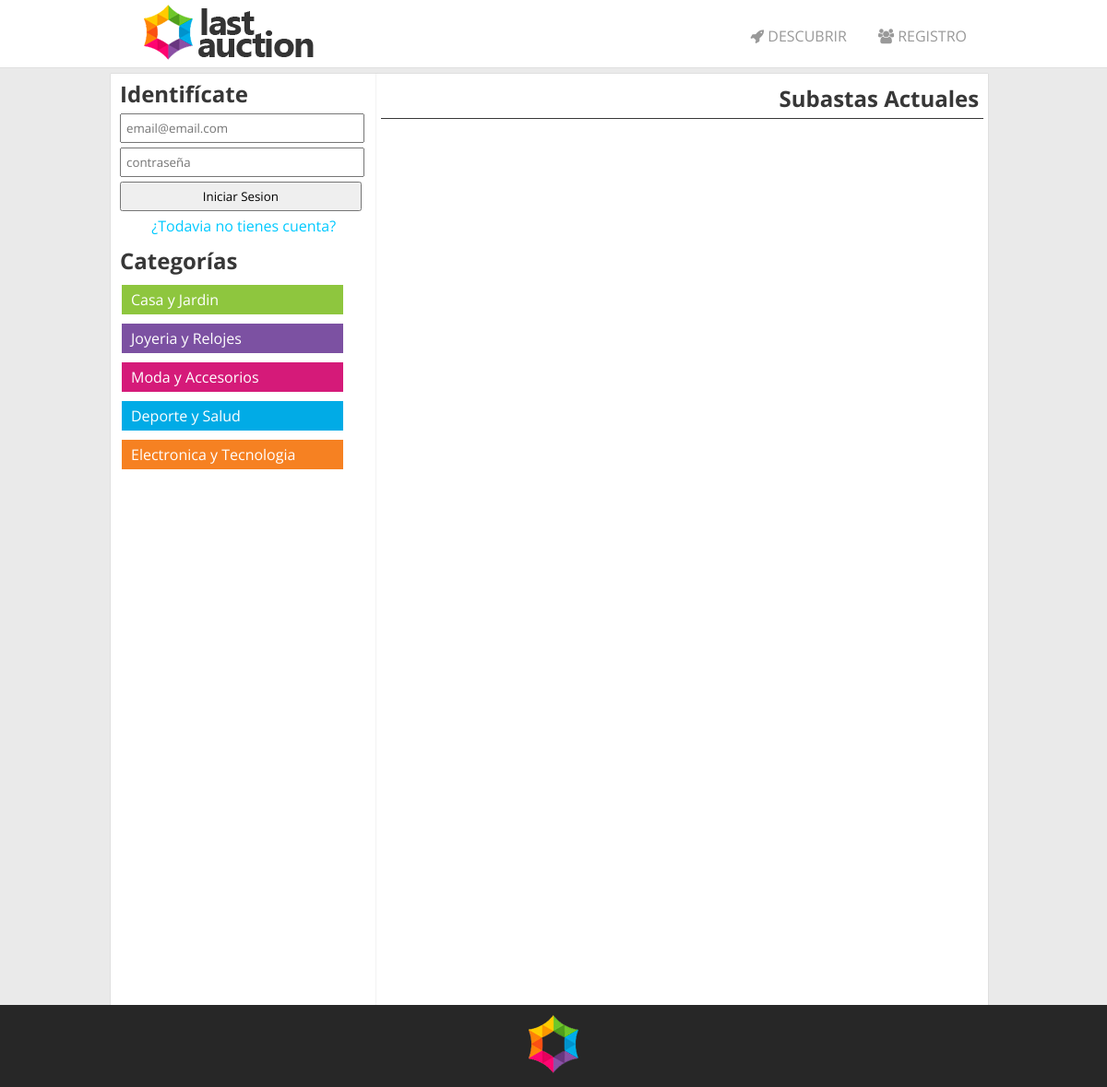
The app's page /subastas.php, older data.
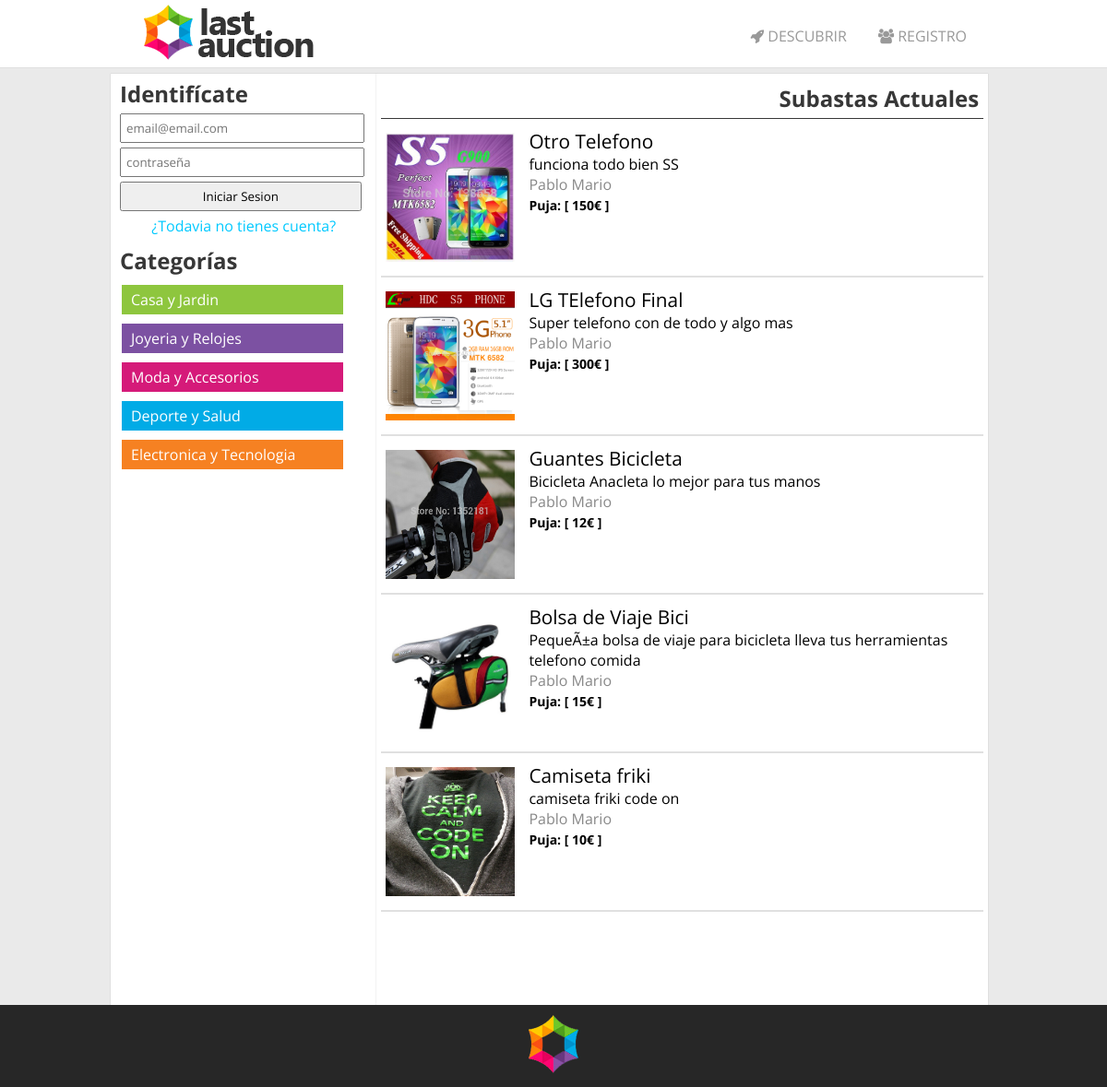
The same page, newer data.
### tables this page shows
CREATE TABLE IF NOT EXISTS `imagenes` (
  `id` int(10) unsigned NOT NULL AUTO_INCREMENT,
  `producto` int(10) unsigned NOT NULL,
  `imagen` varchar(100) NOT NULL,
  PRIMARY KEY (`id`)
);

CREATE TABLE IF NOT EXISTS `productos` (
  `id` int(10) unsigned NOT NULL AUTO_INCREMENT,
  `titulo` varchar(45) NOT NULL,
  `descripcion` varchar(300) NOT NULL,
  `preciominimo` int(10) unsigned NOT NULL,
  `compradirecta` int(10) unsigned NOT NULL,
  `fechainicial` int(10) unsigned NOT NULL,
  `fechafin` int(10) unsigned NOT NULL,
  `estado` int(1) unsigned NOT NULL,
  `usuario` int(10) unsigned NOT NULL,
  PRIMARY KEY (`id`)
);

CREATE TABLE IF NOT EXISTS `usuarios` (
  `id` int(10) unsigned NOT NULL AUTO_INCREMENT,
  `email` varchar(60) NOT NULL,
  `nombre` varchar(45) NOT NULL,
  `direccion` varchar(100) NOT NULL,
  `contrasena` varchar(100) NOT NULL,
  PRIMARY KEY (`id`)
);

### php/funciones.php (the view, shortened to what this page needs)
<?php
	function listarSubastas(){
		$conexion=conexion();
  		$now=strtotime(date("Y-m-d h:i"));
		$sql = "select * from productos where estado > 0 and fechafin >".$now.";";
		if($resultado = $conexion->query($sql)){
			while ($row = $resultado->fetch_array(MYSQLI_ASSOC)) {
				echo '<article>';
				$queryImagen = "select * from imagenes where producto = ".$row['id']." ";
				if($resultadoImagen = $conexion->query($queryImagen)){
					while($rowImagen = $resultadoImagen->fetch_array(MYSQLI_ASSOC)){
						$urlImagen = substr($rowImagen['imagen'], 1);
						echo '<a href="solo.php?='.$row['id'].'"><img src='.$urlImagen.' /></a>';
					}
				}
				echo '<div class="datosProducto">';
				echo '<a href="solo.php?='.$row['id'].'">'.$row['titulo'].'</a>';
				echo '<p>'.$row['descripcion'].'</p>';
				$queryUsuario = 'select nombre from usuarios where id='.$row['usuario'].';';
				if($resultadoUsuario =  $conexion->query($queryUsuario)){
					if($rowUsuario = $resultadoUsuario->fetch_array()){
						echo '<p class="vendedor">'.$rowUsuario[0].'</p>';
					}
				}
				echo '<p><span>Puja: [ '.$row['preciominimo'].'€ ]</span></p>';
				echo '</div>';
				echo '</article>';
			}
		}
	}
?>

### subastas.php (shortened to what this page needs)
<?php
	require_once('php/funciones.php');
?>
<!DOCTYPE html>
<html>
	<head>
		<link rel="stylesheet" type="text/css" href="css/estilo.css">
		<link rel="stylesheet" type="text/css" href="css/aside.css">
		<link rel="stylesheet" type="text/css" href="css/estiloProductos.css">
		<link href="//maxcdn.bootstrapcdn.com/font-awesome/4.2.0/css/font-awesome.min.css" rel="stylesheet">
	</head>
	<body>
		<nav>
			<div class="centrado">
				<a href="index.php"><img id="logotipo" src="img/logomini.png" alt="last auction"></a>
				<ul>
					<?php
						if(isset($_SESSION['id_usuario'])){
							echo '<a href="crearsubasta.php"><li><i class="fa fa-rocket"></i> Nueva Subasta</li></a>';
							echo '<a href="mispujas.php"><li><i class="fa fa-rocket"></i> Mis Pujas</li></a>';
							echo '<a href="interna/salir.php" class="salir" ><li><i class="fa fa-close "></i> salir</li></a>';
						}
						else{
							echo '<a href="subastas.php"><li><i class="fa fa-rocket"></i> Descubrir</li></a>';
							echo '<a href="registro.html"><li><i class="fa fa-users "></i> registro</li></a>';
						}
					?>
				</ul>
			</div>
		</nav>
		<header></header>
		<div class="centrado">
			<aside>
				<?php
					if(isset($_SESSION['id_usuario'])){
						echo '<article class="perfil">';
							echo '<a href="interna/perfil.php"><img src="usuarios/yo.jpg"></a>';
							echo '<p>'.$_SESSION['nombre'].'</p>';
						echo '</article>';
					}else{
						echo '<article>';
						echo '<h2>Identifícate</h2>';
						echo '<form action="login.php" method="POST">';
							echo '<input type="text" name="email" id="email" placeholder="email@email.com" />';
							echo '<input type="password" name="password" id="password" placeholder="contraseña" />';
							echo '<input type="submit" name="enviar" value="Iniciar Sesion" />';
							echo '<a href="">¿Todavia no tienes cuenta?</a>';
						echo '</form>';
						echo '</article>';
					}
				?>
				<article>
					<h2>Categorías</h2>
					<a href=""><div class="menuVertical casa">Casa y Jardin</div></a><br>
					<a href=""><div class="menuVertical joyeria">Joyeria y Relojes</div></a><br>
					<a href=""><div class="menuVertical moda">Moda y Accesorios</div></a><br>
					<a href=""><div class="menuVertical deporte">Deporte y Salud</div></a><br>
					<a href=""><div class="menuVertical electronica">Electronica y Tecnologia</div></a><br>
				</article>
			</aside>
			<section>
				<h2>Subastas Actuales</h2>
				<?php listarSubastas(); ?>
			</section>
		</div>
		<footer>
			<a id="invertido" href="http://127.0.0.1/php/lastauction/"><img src="img/favicon.png" alt=""></a>
		</footer>
	</body>
</html>

### css/estilo.css (style rules this page uses)
* { margin: 0px; padding: 0px; font-family: 'Open Sans', sans-serif; transition: .3s; }
body { background: #EAEAEA; }
.centrado { margin: 0 auto; width: 960px; }
h1, h2 ,h3 ,h4 ,h5 ,h6 { color: #373737; }
nav { float: left; width: 100%; height: 70px; z-index: 9999; position: fixed; background: rgba(255,255,255,1); padding-top: 3px; box-shadow: 0px 0px 1px 0px rgba(50, 50, 50, 0.32); }
nav #logotipo { padding-left: 25px; }
nav ul { float: right; padding: 25px; }
nav ul li { list-style: none; display: inline; }
nav ul a { padding: 7px; color: #999; margin-left: 20px; text-decoration: none; text-transform: uppercase; }
header { float: left; width: 100%; min-height: 10px; height: 80px; }
aside { float: left; width: 29%; min-height: 1000px; padding: 5px; background: #fff; box-shadow: 0px 0px 1px 0px rgba(50, 50, 50, 0.32); }
section { float: left; width: 68%; min-height: 1000px; padding: 5px; background: #fff; box-shadow: 0px 0px 1px 0px rgba(50, 50, 50, 0.32); }
footer { float: left; width: 100%; background: #272727; text-align: center; }
footer img { margin: 0 auto; padding: 10px; }

### css/aside.css (style rules this page uses)
aside article { margin-bottom: 10px; }
aside article h2 { padding-left: 5px; }
aside article form { text-align: center; }
aside article form input { padding: 5px; margin: 5px; width: 90%; display: block; }
aside article form input[type="submit"] { width: 94%; }
aside article form a { text-decoration: none; color: #00c9ff; }
aside div.menuVertical { padding: 5px 10px 5px 10px; margin-top: 10px; margin-left: 7px; width: 220px; display: inline-block; transition: width 1s; }
aside a div { color: #fff; text-decoration: none; }
aside div.casa { background: #8ec63e; }
aside div.joyeria { background: #7c51a2; }
aside div.moda { background: #d51a79; }
aside div.deporte { background: #01abe6; }
aside div.electronica { background: #f68122; }

### css/estiloProductos.css (style rules this page uses)
section article { padding-bottom: 10px; margin-top: 10px; width: 100%; min-height: 150px; border-bottom: 2px solid #E0E0E0; }
section article img { float: left; height: 140px; width: 140px; margin: 5px; }
section h2 { padding: 5px; text-align: right; border-bottom: 1px solid #373737; }
section article .datosProducto { float: left; padding-left: 10px; width: 490px; }
section article .datosProducto a { font-size: 1.3em; text-decoration: none; color: inherit; }
section article .datosProducto span { font-weight: bold; font-size: 14px; }
section article .datosProducto .vendedor { color: #888888; }

Row changes from the older to the newer data that the page shows:
added productos: titulo "Otro Telefono", descripcion "funciona todo bien SS", usuarios.nombre "Pablo Mario", preciominimo "150"
added imagenes: imagen (picture), shown under "Otro Telefono"
added productos: titulo "LG TElefono Final", descripcion "Super telefono con de todo y algo mas", usuarios.nombre "Pablo Mario", preciominimo "300"
added imagenes: imagen (picture), shown under "LG TElefono Final"
added productos: titulo "Guantes Bicicleta", descripcion "Bicicleta Anacleta lo mejor para tus manos", usuarios.nombre "Pablo Mario", preciominimo "12"
added imagenes: imagen (picture), shown under "Guantes Bicicleta"
added productos: titulo "Bolsa de Viaje Bici", descripcion "PequeÃ±a bolsa de viaje para bicicleta lleva tus herramientas telefono comida", usuarios.nombre "Pablo Mario", preciominimo "15"
added imagenes: imagen (picture), shown under "Bolsa de Viaje Bici"
added productos: titulo "Camiseta friki", descripcion "camiseta friki code on", usuarios.nombre "Pablo Mario", preciominimo "10"
added imagenes: imagen (picture), shown under "Camiseta friki"
